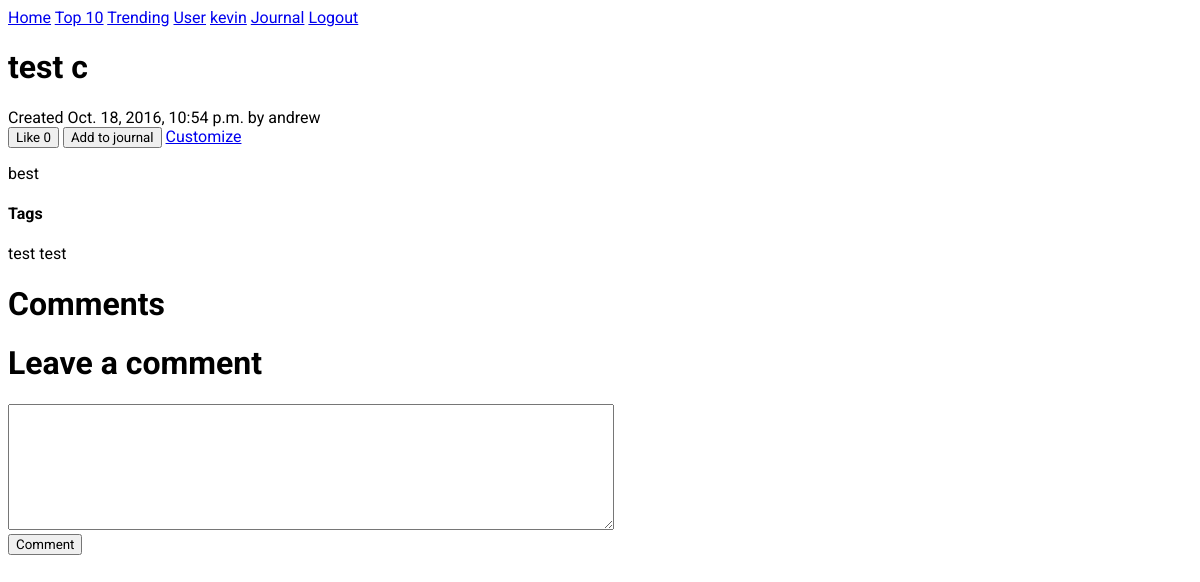
The app's page /workouts/50/ (signed in), older data.
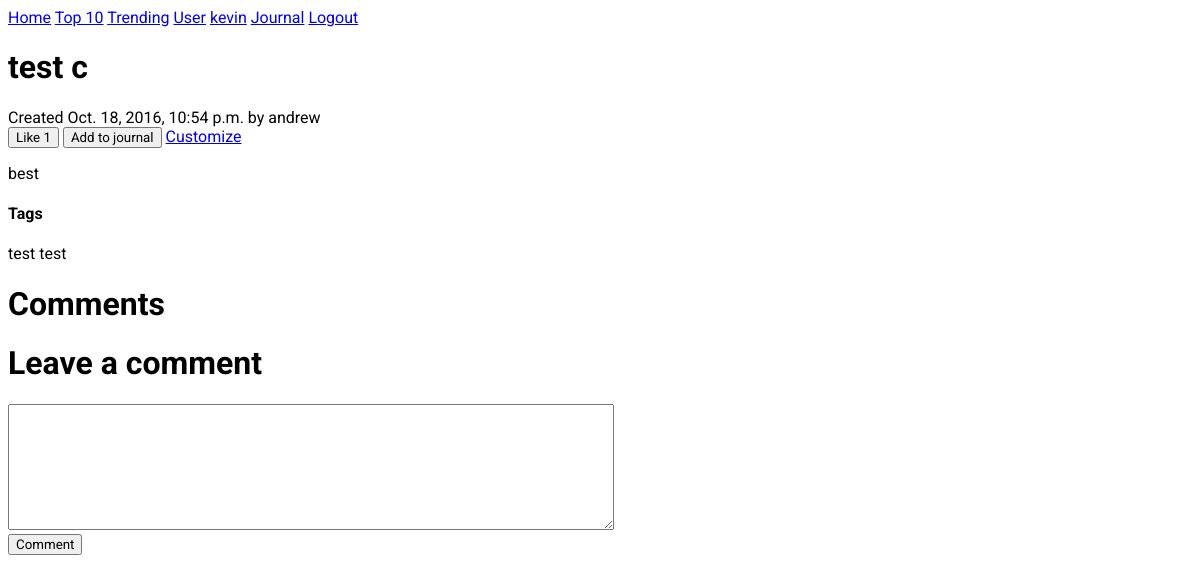
The same page, newer data.
### workouts/models.py (models this page shows, shortened)
class Routine(models.Model):
  routine_title = models.CharField(max_length=70)
  routine_text = models.TextField()
  pub_date = models.DateTimeField('date published', default=timezone.now)
  created_by = models.ForeignKey(settings.AUTH_USER_MODEL, related_name="created_by")
  modify_date = models.DateTimeField('date modified', null=True)
  modified_by = models.ForeignKey(settings.AUTH_USER_MODEL, null=True, related_name="modified_by")
  likes = models.IntegerField(default=0)

### workouts/views.py (the view)
# urls.py: url(r'^(?P<routine_id>[0-9]+)/$', views.detail, name='detail'),
def detail(request, routine_id):
  routine = get_object_or_404(Routine, pk=routine_id)
  if request.method == 'POST':
    if "add_to_journal" in request.POST:
      if not request.user.is_authenticated:
        return render(request, 'workouts/detail.html', { 'routine': routine, 'error_add_to_journal': "You must log in first"})
      if request.user.journal_set.filter(routine=routine).exists():
        return render(request, "workouts/detail.html", { 'routine': routine, 'error_add_to_journal': 'Already added to journal'})
      entry = Journal(user=request.user, routine=routine)
      entry.save()
      return render(request, "workouts/detail.html", {'routine': routine, 'add_to_journal_success': "Added routine to journal"})
    if "like" in request.POST:
      if not request.user.is_authenticated:
        return render(request, 'workouts/detail.html', { 'routine': routine, 'error_like': "You must log in first"})
      l = request.user.like_set.filter(routine=routine)
      if l.exists():
        routine.likes = F('likes') - 1
        routine.save()
        l.delete()
      else:
        routine.likes = F('likes') + 1
        routine.save()
        request.user.like_set.create(routine=routine)
      routine = Routine.objects.filter(pk=routine_id).get()
      return render(request, "workouts/detail.html", {'routine': routine})
    if "delete_routine" in request.POST:
      if request.user.is_authenticated:
        if request.user != routine.created_by:
          return render(request, 'workouts/detail.html', { 'routine': routine, 'error_delete':"you aren't the creator of this routine"})
        routine.delete()
        return HttpResponseRedirect(reverse('workouts:index'))
    if "comment" in request.POST:
      if request.user.is_authenticated:
        comment_text = request.POST["comment_text"]
        params = dict(routine=routine, comment_text=comment_text)
        if not valid_content_input(comment_text):
          params['error_text'] = "Please enter the details"
          return render(request, 'workouts/detail.html', params)
        routine.comment_set.create(created_by=request.user,
                                   comment_text=comment_text,
                                   pub_date=timezone.now())
        return HttpResponseRedirect(reverse('workouts:detail', args=[routine.id]))
    return HttpResponseRedirect(reverse('workouts:login'))
  else:
    tag_list = " ".join(routine.tag_set.values_list('tag_text', flat=True))
    return render(request, 'workouts/detail.html', {
      'routine': routine,
      'tag_list': tag_list,
    })

### workouts/templates/workouts/detail.html (shortened to what this page needs)
{% extends "./base.html" %}
{% block content %}
<div><h1>{{ routine.routine_title }}</h1></div>
<div>Created {{ routine.pub_date }} by {{ routine.created_by }}</div>
<div>
  <form method="post">
    {% if user.is_authenticated %}
      <input type="submit" name="like" value="Like {{ routine.likes }}" />
      <input type="submit" name="add_to_journal" value="Add to journal" />
      <a href="{% url 'workouts:customize_routine' routine.id %}">Customize</a>
    {% endif %}
  </form>
</div>
<div><pre>{{ routine.routine_text }}</pre></div>
<div><h4>Tags</h4></div>
<div>
  {% for tag in routine.tag_set.all %}
    <span>{{ tag.tag_text }}<span>
  {% endfor %}
</div>
<div>
  <h1>Comments</h1>
</div>
<div>
  <h1>Leave a comment</h1>
  <form method="post">
    <div><textarea name="comment_text"></textarea></div>
    <div><input type="submit" name="comment" value="Comment"/></div>
  </form>
</div>
{% endblock content %}

Row changes from the older to the newer data that the page shows:
changed Routine "test c": like "Like 0" → "Like 1"
